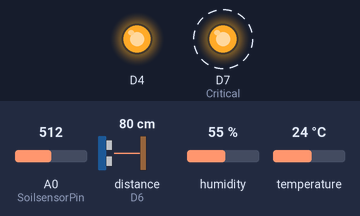
This sketch was run on a simulated ESP8266 (NodeMCU). Parts: output pins drawn as LEDs (lit = HIGH, except the on-board LED, lit = LOW). Wiring (inferred from the names in the program): ultrasonic range finder: trigger D5; echo D6. Dashed ring = blinking. The inputs (shaded band) are chosen by the test bench; at power-on: A0 (SoilsensorPin) = 512, distance to the obstacle (sensor on D6) 80 cm, humidity 55 %, temperature 24 °C. The echo pulse lasts 58.3 µs per cm; WiFi joins after 1.5 s; servers stay silent unless stated; pins used as bus, display or sensor lines are not drawn; what the sketch prints to the serial monitor is not drawn.

Above: at 2.16 s.
Timing chart, 0 to 4.8 s (numbered marks = the images above):
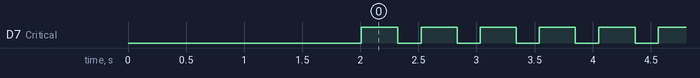

The sketch:

Embedded_Bonsai_Smart_Care_System.ino
```cpp
#include <Adafruit_Sensor.h>
#include <SPI.h>
#include <Wire.h>
#include <ESP8266WiFi.h>
#include <BlynkSimpleEsp8266.h>
#include <DHT.h>
#define BLYNK_PRINT Serial
#define TRIGGER D5
#define ECHO D6
#define Critical D7
#define DHTWATERPUMP D8
#define SoilsensorPin A0
#define SoilWATERPUMP D1
#define DHTPIN D15 // What digital pin we're connected to
#define DHTTYPE DHT22 // DHT 22, AM2302, AM2321
// You should get Auth Token in the Blynk App.
// Go to the Project Settings (nut icon).
char auth[] = "s9zZ_cpj1FCgx5rn5ldATJmEH5QkDeGS";
// Your WiFi credentials.
// Set password to "" for open networks.
char ssid[] = "ID";
char pass[] = "Password";
const int dry=1024;
const int wet=460;
const int Bottom=17;
const int Top=1;

DHT dht(DHTPIN, DHTTYPE);
BlynkTimer timer;
// This function sends Arduino's up time every second to Virtual Pin (5).
// In the app, Widget's reading frequency should be set to PUSH. This means
// that you define how often to send data to Blynk App.
void sendSensor()
{
  //DHT22
float h = dht.readHumidity();
float t = dht.readTemperature(); // or dht.readTemperature(true) for Fahrenheit delay (500);
if (isnan(h) || isnan(t)) {
Serial.println("Failed to read from DHT sensor!");
return;
}
// You can send any value at any time.
// Please don't send more that 10 values per second.
Blynk.virtualWrite(V8, h);
Blynk.virtualWrite(V7, t);
}
void setup()
{
// Debug console Serial.begin(9600);
Blynk.begin(auth, ssid, pass);
dht.begin();
pinMode(TRIGGER, OUTPUT);
pinMode(ECHO, INPUT);
pinMode(BUILTIN_LED, OUTPUT);
pinMode(Critical, OUTPUT);
pinMode(DHTWATERPUMP, OUTPUT);
pinMode(DHTPIN, INPUT);
pinMode(SoilsensorPin, INPUT);
pinMode(SoilWATERPUMP, OUTPUT);
// Setup a function to be called every second timer.setInterval(1000L, sendSensor);
}
void loop()
{
//Ultrasonic
// put your main code here, to run repeatedly:
long duration, distance;
digitalWrite(TRIGGER, LOW);
delayMicroseconds(2);
digitalWrite(TRIGGER, HIGH);
delayMicroseconds(10);
digitalWrite(TRIGGER, LOW);
duration = pulseIn(ECHO, HIGH);
// distance = (duration/2) / 29.1; distance= duration*0.034/2;
int percentageWaterLevel = map(distance, Top, Bottom, 100, 0);
if (distance <= 5) { Blynk.virtualWrite(V0, 255);
}

else { Blynk.virtualWrite(V0, 0);
}
if (distance >5 && distance <= 10) {
  Blynk.virtualWrite(V2, 255);
}
else {
  Blynk.virtualWrite(V2, 0);
}
if (distance >10 && distance < 15) {
  Blynk.virtualWrite(V3, 255);
}
else {
  Blynk.virtualWrite(V3, 0);
}
if (distance >= 15 ) {
  Blynk.virtualWrite(V4, 255);
  Blynk.notify("Reserve Tank Critical Level. Please Add Water!");
  digitalWrite(Critical, LOW);
  delay(200);
  digitalWrite(Critical, HIGH);
}
else { Blynk.virtualWrite(V4, 0);
digitalWrite(Critical, HIGH);
}
Blynk.virtualWrite(V5, percentageWaterLevel);
Serial.print(percentageWaterLevel);
Serial.println("%");
Serial.print(distance);
Serial.println("Centimeter:");
delay(100);
Blynk.run();
//Soil Moisture
int sensorVal = analogRead(SoilsensorPin);
// Sensor has a range of dry to wet
// translate this scale or 0% to 100%
int percentageMoisture = map(sensorVal, wet, dry, 100, 0);
if (distance >= 15 ) {
  digitalWrite(SoilWATERPUMP, LOW);
  Blynk.virtualWrite(V1, 0);
}
else if (percentageMoisture <= 30) {
  digitalWrite(SoilWATERPUMP, HIGH);
  Blynk.virtualWrite(V1, 255);
  delay(200);
  digitalWrite(SoilWATERPUMP, LOW);
}
else{
digitalWrite(SoilWATERPUMP, LOW);
Blynk.virtualWrite(V1, 0);
}
Blynk.virtualWrite(V10, percentageMoisture);
Serial.print(percentageMoisture);
Serial.println("%");
Serial.println(sensorVal);
//Serial.println(analogRead(SoilsensorPin));

delay(100);
Blynk.run();
timer.run();
//DTH11
float h = dht.readHumidity();
float t = dht.readTemperature(); // or dht.readTemperature(true) for Fahrenheit
if (distance >= 15 ) {
digitalWrite(DHTWATERPUMP, LOW);
Blynk.virtualWrite(V6, 0);
}
else if (t >=32) {
 Blynk.virtualWrite(V9, 255);
Blynk.virtualWrite(V6, 255);
digitalWrite(DHTWATERPUMP, HIGH);
delay(200);
digitalWrite(DHTWATERPUMP, LOW);
}
else{
Blynk.virtualWrite(V9, 0);
Blynk.virtualWrite(V6, 0);
digitalWrite(DHTWATERPUMP, LOW);
}
Serial.print("Humidity: ");
Serial.print(h);
Serial.print(" Temperature: ");
Serial.println(t);
Blynk.run();
timer.run();
delay(100);
}
```

Measured:
- by itself, D7 (Critical): alternates HIGH for 0.31 s and LOW for 0.20 s
